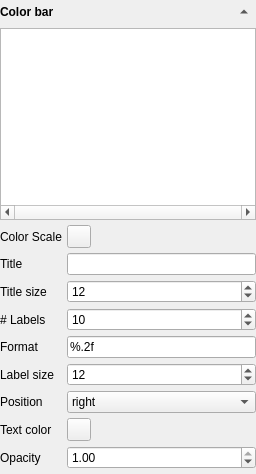
        <widget class="QWidget" name="widget_color_bar" native="true">
         <property name="enabled">
          <bool>true</bool>
         </property>
         <layout class="QGridLayout" name="gridLayout_5">
          <property name="leftMargin">
           <number>0</number>
          </property>
          <property name="topMargin">
           <number>0</number>
          </property>
          <property name="rightMargin">
           <number>0</number>
          </property>
          <property name="bottomMargin">
           <number>5</number>
          </property>
          <property name="spacing">
           <number>5</number>
          </property>
          <item row="0" column="2">
           <widget class="QToolButton" name="toolButton_color_bar_toggle">
            <property name="text">
             <string>...</string>
            </property>
            <property name="autoRaise">
             <bool>true</bool>
            </property>
            <property name="arrowType">
             <enum>Qt::UpArrow</enum>
            </property>
           </widget>
          </item>
          <item row="0" column="0" colspan="2">
           <widget class="QLabel" name="label_18">
            <property name="enabled">
             <bool>true</bool>
            </property>
            <property name="font">
             <font>
              <weight>75</weight>
              <bold>true</bold>
             </font>
            </property>
            <property name="text">
             <string>Color bar</string>
            </property>
           </widget>
          </item>
          <item row="1" column="0" colspan="3">
           <widget class="QWidget" name="widget_color_bar_opts" native="true">
            <layout class="QGridLayout" name="gridLayout_11">
             <property name="leftMargin">
              <number>0</number>
             </property>
             <property name="topMargin">
              <number>0</number>
             </property>
             <property name="rightMargin">
              <number>0</number>
             </property>
             <property name="bottomMargin">
              <number>0</number>
             </property>
             <property name="spacing">
              <number>5</number>
             </property>
             <item row="3" column="0">
              <widget class="QLabel" name="label_12">
               <property name="text">
                <string>Title size</string>
               </property>
              </widget>
             </item>
             <item row="1" column="0">
              <widget class="QLabel" name="label_7">
               <property name="text">
                <string>Color Scale</string>
               </property>
              </widget>
             </item>
             <item row="8" column="0">
              <widget class="QLabel" name="label_14">
               <property name="text">
                <string>Text color</string>
               </property>
              </widget>
             </item>
             <item row="8" column="1">
              <widget class="QToolButton" name="toolButton_color_bar_color">
               <property name="text">
                <string/>
               </property>
               <property name="autoRaise">
                <bool>false</bool>
               </property>
              </widget>
             </item>
             <item row="4" column="0">
              <widget class="QLabel" name="label_32">
               <property name="text">
                <string># Labels</string>
               </property>
              </widget>
             </item>
             <item row="4" column="1">
              <widget class="QSpinBox" name="spinBox_color_bar_n_labels">
               <property name="value">
                <number>10</number>
               </property>
              </widget>
             </item>
             <item row="2" column="1">
              <widget class="LineEdit" name="lineedit_color_bar_title"/>
             </item>
             <item row="5" column="0">
              <widget class="QLabel" name="label_33">
               <property name="text">
                <string>Format</string>
               </property>
              </widget>
             </item>
             <item row="5" column="1">
              <widget class="QLineEdit" name="lineedit_color_bar_format">
               <property name="text">
                <string>%.2f</string>
               </property>
              </widget>
             </item>
             <item row="3" column="1">
              <widget class="QSpinBox" name="spinBox_color_bar_title_size">
               <property name="minimum">
                <number>1</number>
               </property>
               <property name="value">
                <number>12</number>
               </property>
              </widget>
             </item>
             <item row="7" column="1">
              <widget class="ComboBox" name="comboBox_color_bar_position">
               <property name="currentIndex">
                <number>1</number>
               </property>
               <item>
                <property name="text">
                 <string>left</string>
                </property>
               </item>
               <item>
                <property name="text">
                 <string>right</string>
                </property>
               </item>
               <item>
                <property name="text">
                 <string>top</string>
                </property>
               </item>
               <item>
                <property name="text">
                 <string>bottom</string>
                </property>
               </item>
              </widget>
             </item>
             <item row="9" column="1">
              <widget class="QDoubleSpinBox" name="doubleSpinBox_color_bar_opacity">
               <property name="maximum">
                <double>1.000000000000000</double>
               </property>
               <property name="singleStep">
                <double>0.100000000000000</double>
               </property>
               <property name="value">
                <double>1.000000000000000</double>
               </property>
              </widget>
             </item>
             <item row="7" column="0">
              <widget class="QLabel" name="label_20">
               <property name="text">
                <string>Position</string>
               </property>
              </widget>
             </item>
             <item row="1" column="1">
              <widget class="QToolButton" name="toolButton_color_scale">
               <property name="text">
                <string/>
               </property>
               <property name="autoRaise">
                <bool>false</bool>
               </property>
              </widget>
             </item>
             <item row="0" column="0" colspan="2">
              <widget class="QTreeWidget" name="treeWidget_colorbars">
               <property name="horizontalScrollBarPolicy">
                <enum>Qt::ScrollBarAlwaysOn</enum>
               </property>
               <attribute name="headerVisible">
                <bool>false</bool>
               </attribute>
               <column>
                <property name="text">
                 <string notr="true">1</string>
                </property>
               </column>
              </widget>
             </item>
             <item row="2" column="0">
              <widget class="QLabel" name="label_5">
               <property name="text">
                <string>Title</string>
               </property>
              </widget>
             </item>
             <item row="9" column="0">
              <widget class="QLabel" name="label_16">
               <property name="text">
                <string>Opacity</string>
               </property>
              </widget>
             </item>
             <item row="6" column="0">
              <widget class="QLabel" name="label_17">
               <property name="text">
                <string>Label size</string>
               </property>
              </widget>
             </item>
             <item row="6" column="1">
              <widget class="QSpinBox" name="spinBox_color_bar_label_size">
               <property name="minimum">
                <number>1</number>
               </property>
               <property name="value">
                <number>12</number>
               </property>
              </widget>
             </item>
            </layout>
           </widget>
          </item>
         </layout>
        </widget>
